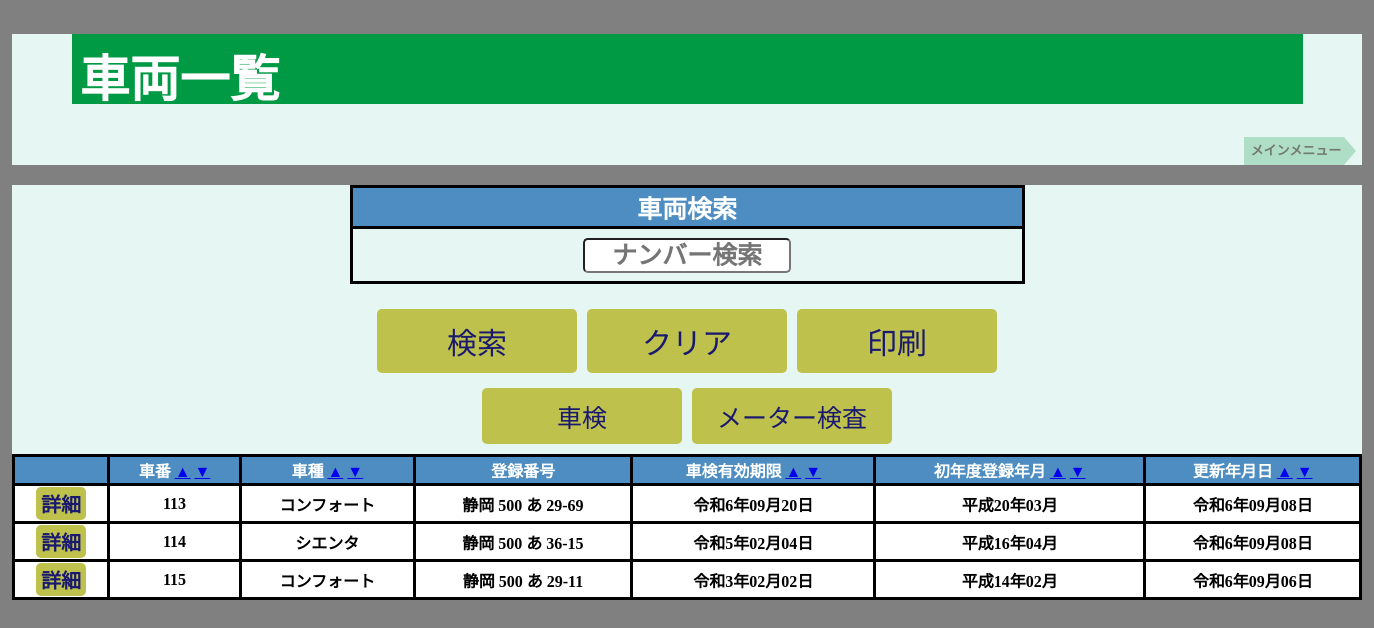
Page /vehicles/list.php (signed in) on the earlier database version.
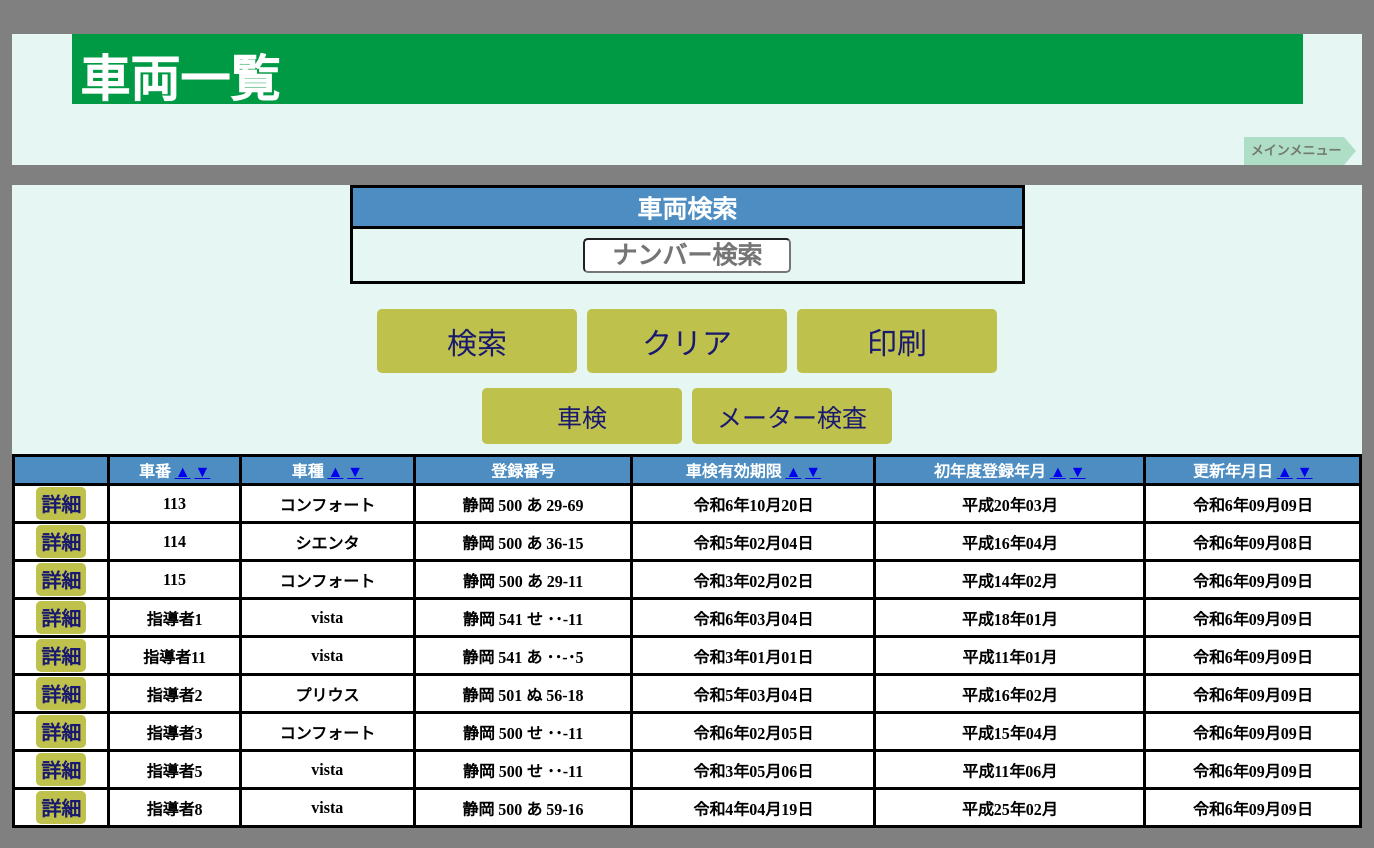
Same page on the later database version.
### tables this page shows
CREATE TABLE `vehicles` (
  `car_id` int(11) NOT NULL,
  `car_number_name` varchar(5) NOT NULL COMMENT '車番',
  `car_model` varchar(10) NOT NULL COMMENT '車種',
  `car_name` varchar(30) NOT NULL COMMENT '車名',
  `car_transpottaition` varchar(5) NOT NULL COMMENT '運輸支局',
  `car_classification_no` int(3) NOT NULL COMMENT '分類番号',
  `car_purpose` varchar(1) NOT NULL COMMENT '用途別',
  `car_number` varchar(5) NOT NULL COMMENT '番号',
  `car_chassis_number` varchar(20) NOT NULL COMMENT '車台番号',
  `first_registration_day` date NOT NULL COMMENT '初年度登録年月',
  `vehicle_inspection_day` date NOT NULL COMMENT '車検有効期限',
  `compulsory_automobile_day` date NOT NULL COMMENT '自賠責有効期限',
  `meter_inspection_day` date DEFAULT NULL COMMENT 'メーター検査',
  `lp_gas_day` date DEFAULT NULL COMMENT 'LPガス容器有効',
  `owner_name` varchar(20) NOT NULL COMMENT '所有者（名）',
  `owner_address` varchar(150) NOT NULL COMMENT '所有者住所',
  `user_name` varchar(20) NOT NULL COMMENT '使用者（名）',
  `user_address` varchar(150) NOT NULL COMMENT '使用者（住所）',
  `headquarters_address` int(1) NOT NULL COMMENT '本拠の位置',
  `vehicle_registrationday` datetime NOT NULL COMMENT '登録日',
  `vehicle_updateday` timestamp NOT NULL DEFAULT current_timestamp() ON UPDATE current_timestamp() COMMENT '更新日',
  `is_suspended` tinyint(1) NOT NULL DEFAULT 0
);

### vehicles/list.php (the view, shortened to what this page needs)
<?php
require '../config/config.php';
try {
    $keyword = $_GET['keyword'] ?? '';
    $sort = $_GET['sort'] ?? 'car_number_name';
    $order = $_GET['order'] ?? 'asc';
    $order = ($order === 'desc') ? 'desc' : 'asc';
    $sql = "SELECT * FROM vehicles";
    $sql .= " ORDER BY $sort $order";
    $stmt = $pdoVehicles->prepare($sql);
    $stmt->execute();
    $processedVehicles = $stmt->fetchAll(PDO::FETCH_ASSOC);
    $finalVehicles = [];
    foreach ($processedVehicles as $vehicle) {
        $vehicle['detail_link'] = "update.php?car_id=" . htmlspecialchars($vehicle['car_id'], ENT_QUOTES, 'UTF-8');
        $finalVehicles[] = $vehicle;
    }
} catch (PDOException $e) {
    echo 'データベースエラー: ' . htmlspecialchars($e->getMessage(), ENT_QUOTES, 'UTF-8');
    exit();
}
function convertToJapaneseEra($year) {
    $eras = [
        ['name' => '令和', 'start' => 2019],
        ['name' => '平成', 'start' => 1989],
    ];
    foreach ($eras as $era) {
        if ($year >= $era['start']) {
            $eraYear = $year - $era['start'] + 1;
            return $era['name'] . ($eraYear === 1 ? '元' : $eraYear) . '年';
        }
    }
    return $year . '年';
}
function formatCarNumberPart($part, $is_purpose = false) {
    if (empty($part)) {
        return $is_purpose ? '･' : '･･';
    } elseif (strlen($part) === 1) {
        return '･' . $part;
    }
    return $part;
}
?>
<!DOCTYPE html>
<html lang="ja">
    <head>
        <link rel="stylesheet" href="list.css">
    </head>
    <body>
        <header>
            <h1>車両一覧</h1>
            <nav>
                <ol class="breadcrumb" itemscope itemtype="https://schema.org/BreadcrumbList">
                    <li itemprop="itemListElement" itemscope itemtype="https://schema.org/ListItem">
                        <a itemprop="item" href="../main_menu/index.php">
                            <span itemprop="name">メインメニュー</span>
                        </a>
                    </li>
                </ol>
            </nav>
        </header>
        <main>
            <form action="" method="get" class="search-form">
                <table class="search">
                    <tr>
                        <th colspan="1">車両検索</th>
                    </tr>
                    <tr>
                        <td>
                            <input type="text" placeholder="ナンバー検索" name="keyword" value="<?= htmlspecialchars($keyword, ENT_QUOTES, 'UTF-8') ?>">
                        </td>
                    </tr>
                </table>
                <div class="btn_area">
                    <button type="submit">検索</button>
                    <button type="reset">クリア</button>
                    <button type="button" onclick="window.print()">印刷</button>
                </div>
                <div class="filter-buttons">
                    <button type="submit" name="filter" value="inspection">車検</button>
                    <button type="submit" name="filter" value="meter">メーター検査</button>
                </div>
            </form>
            <div class="print-area">
                <table class="list">
                    <tr>
                        <th></th>
                        <th class="car_number_name">車番
                            <a href="?sort=car_number_name&order=asc">▲</a>
                            <a href="?sort=car_number_name&order=desc">▼</a>
                        </th>
                        <th class="car_model">車種
                            <a href="?sort=car_model&order=asc">▲</a>
                            <a href="?sort=car_model&order=desc">▼</a>
                        </th>
                        <th class="car_">登録番号</th>
                        <th class="vehicle_inspection">車検有効期限
                            <a href="?sort=vehicle_inspection_day&order=asc">▲</a>
                            <a href="?sort=vehicle_inspection_day&order=desc">▼</a>
                        </th>
                        <th class="first_registration">初年度登録年月
                            <a href="?sort=first_registration_day&order=asc">▲</a>
                            <a href="?sort=first_registration_day&order=desc">▼</a>
                        </th>
                        <th class="vehicle_updateday">更新年月日
                            <a href="?sort=vehicle_updateday&order=asc">▲</a>
                            <a href="?sort=vehicle_updateday&order=desc">▼</a>
                        </th>
                    </tr>
                    <?php foreach ($finalVehicles as $vehicle): ?>
                        <tr>
                            <td class="<?= $vehicle['is_suspended'] ? 'suspended' : '' ?>">
                                <a href="<?= htmlspecialchars($vehicle['detail_link'], ENT_QUOTES, 'UTF-8') ?>" class="button">詳細</a>
                            </td>
                            <td class="<?= $vehicle['is_suspended'] ? 'suspended' : '' ?>">
                                <?= htmlspecialchars($vehicle['car_number_name'], ENT_QUOTES, 'UTF-8') ?>
                            </td>
                            <td class="<?= $vehicle['is_suspended'] ? 'suspended' : '' ?>">
                                <?= htmlspecialchars($vehicle['car_model'], ENT_QUOTES, 'UTF-8') ?>
                            </td>
                            <td class="<?= $vehicle['is_suspended'] ? 'suspended' : '' ?>">
                                <?php
                                $transpottaition = formatCarNumberPart($vehicle['car_transpottaition']);
                                $classification_no = formatCarNumberPart($vehicle['car_classification_no']);
                                $purpose = formatCarNumberPart($vehicle['car_purpose'], true);
                                $car_number_parts = explode('-', $vehicle['car_number']);
                                $number01 = formatCarNumberPart($car_number_parts[0] ?? '');
                                $number02 = formatCarNumberPart($car_number_parts[1] ?? '');
                                echo htmlspecialchars($transpottaition . ' ' . $classification_no . ' ' . $purpose . ' ' . $number01 . '-' . $number02, ENT_QUOTES, 'UTF-8');
                                ?>
                            </td>
                            <td class="<?= $vehicle['is_suspended'] ? 'suspended' : '' ?>">
                                <?php
                                $inspectionYear = date('Y', strtotime($vehicle['vehicle_inspection_day']));
                                $inspectionMonthDay = date('m月d日', strtotime($vehicle['vehicle_inspection_day']));
                                echo htmlspecialchars(convertToJapaneseEra($inspectionYear) . $inspectionMonthDay, ENT_QUOTES, 'UTF-8');
                                ?>
                            </td>
                            <td class="<?= $vehicle['is_suspended'] ? 'suspended' : '' ?>">
                                <?php
                                $firstRegYear = date('Y', strtotime($vehicle['first_registration_day']));
                                $firstRegMonth = date('m月', strtotime($vehicle['first_registration_day']));
                                echo htmlspecialchars(convertToJapaneseEra($firstRegYear) . $firstRegMonth, ENT_QUOTES, 'UTF-8');
                                ?>
                            </td>
                            <td class="<?= $vehicle['is_suspended'] ? 'suspended' : '' ?>">
                                <?php
                                $updatedYear = date('Y', strtotime($vehicle['vehicle_updateday']));
                                $updatedMonthDay = date('m月d日', strtotime($vehicle['vehicle_updateday']));
                                echo htmlspecialchars(convertToJapaneseEra($updatedYear) . $updatedMonthDay, ENT_QUOTES, 'UTF-8');
                                ?>
                            </td>
                        </tr>
                    <?php endforeach ?>
                </table>
            </div>
        </main>
    </body>
</html>

### vehicles/list.css (style rules this page uses)
body { background: #808080; }
header, main, footer { width: 1350px; margin: 0 auto; background-color: #e6f6f3; }
h1 { font-size: 50px; padding: 5px 8px; color: #fff; background: #094; margin-left: auto; margin-right: auto; width: 90%; height: 60px; }
.breadcrumb { margin: 0 5px 20px 0; padding: 0; list-style: none; text-align: right; }
.breadcrumb li { position: relative; display: inline-block; font-weight: bold; margin-right: 0.8em; }
.breadcrumb li:after { content: ""; position: absolute; top: 0; left: 100%; border-style: solid; border-color: transparent; border-left-color: #aedfc6; border-width: 14px 12px; width: 0; height: 0; }
.breadcrumb li a { display: inline-block; padding: 0 3px 0 7px; height: 28px; line-height: 28px; text-decoration: none; color: #747772; background: #aedfc6; font-size: 13px; }
table.search { border-collapse: collapse; width: 50%; margin: 0 auto 20px auto; text-align: center; }
table.search th { font-size: 25px; border: 3px solid #000; background-color: #4d8dc1; color: #fff; }
table.search td { height: 50px; border: 3px solid #000; color: #ffffff00; }
select, input { font-weight: bold; font-size: 25px; border-radius: 5px; color: #000; background-color: #FFF; width: 200px; text-align: center; }
table.list th, td { white-space: nowrap; }
table.list { border-collapse: collapse; margin: 0 auto 20px auto; text-align: center; width: 100%; }
table.list th { border: 3px solid #000; background-color: #4d8dc1; color: #fff; }
table.list td { font-weight: bold; border: 3px solid #000; color: #000; background-color: #fff; }
.btn_area { display: flex; justify-content: center; margin: 5px 0; }
.btn_area button { font-size: 30px; width: 200px; cursor: pointer; background-color: #bfc14d; margin: 5px; border: none; border-radius: 5px; color: #191970; padding: 10px; }
.filter-buttons { display: flex; justify-content: center; margin: 5px 0; }
.filter-buttons button { width: 200px; margin: 5px; font-size: 25px; background-color: #bfc14d; border: none; border-radius: 5px; color: #191970; padding: 10px; }
.button { font-size: 20px; width: 50px; cursor: pointer; background-color: #bfc14d; color: #191970; text-align: center; display: inline-block; padding: 2px 0; border-radius: 5px; text-decoration: none; }

Differences in the rows shown:
changed vehicles "静岡 500 あ 29-69": vehicle_inspection_day "令和6年09月20日" → "令和6年10月20日"; vehicle_updateday "令和6年09月08日" → "令和6年09月09日"
changed vehicles "静岡 500 あ 29-11": vehicle_updateday "令和6年09月06日" → "令和6年09月09日"
added vehicles: car_number_name "指導者1", car_model "vista", car_transpottaition+car_classification_no+car_purpose "静岡 541 せ ･･-11", vehicle_inspection_day "令和6年03月04日", first_registration_day "平成18年01月", vehicle_updateday "令和6年09月09日"
added vehicles: car_number_name "指導者11", car_model "vista", car_transpottaition+car_classification_no+car_purpose "静岡 541 あ ･･-･5", vehicle_inspection_day "令和3年01月01日", first_registration_day "平成11年01月", vehicle_updateday "令和6年09月09日"
added vehicles: car_number_name "指導者2", car_model "プリウス", car_transpottaition+car_classification_no+car_purpose "静岡 501 ぬ 56-18", vehicle_inspection_day "令和5年03月04日", first_registration_day "平成16年02月", vehicle_updateday "令和6年09月09日"
added vehicles: car_number_name "指導者3", car_model "コンフォート", car_transpottaition+car_classification_no+car_purpose "静岡 500 せ ･･-11", vehicle_inspection_day "令和6年02月05日", first_registration_day "平成15年04月", vehicle_updateday "令和6年09月09日"
added vehicles: car_number_name "指導者5", car_model "vista", car_transpottaition+car_classification_no+car_purpose "静岡 500 せ ･･-11", vehicle_inspection_day "令和3年05月06日", first_registration_day "平成11年06月", vehicle_updateday "令和6年09月09日"
added vehicles: car_number_name "指導者8", car_model "vista", car_transpottaition+car_classification_no+car_purpose "静岡 500 あ 59-16", vehicle_inspection_day "令和4年04月19日", first_registration_day "平成25年02月", vehicle_updateday "令和6年09月09日"
